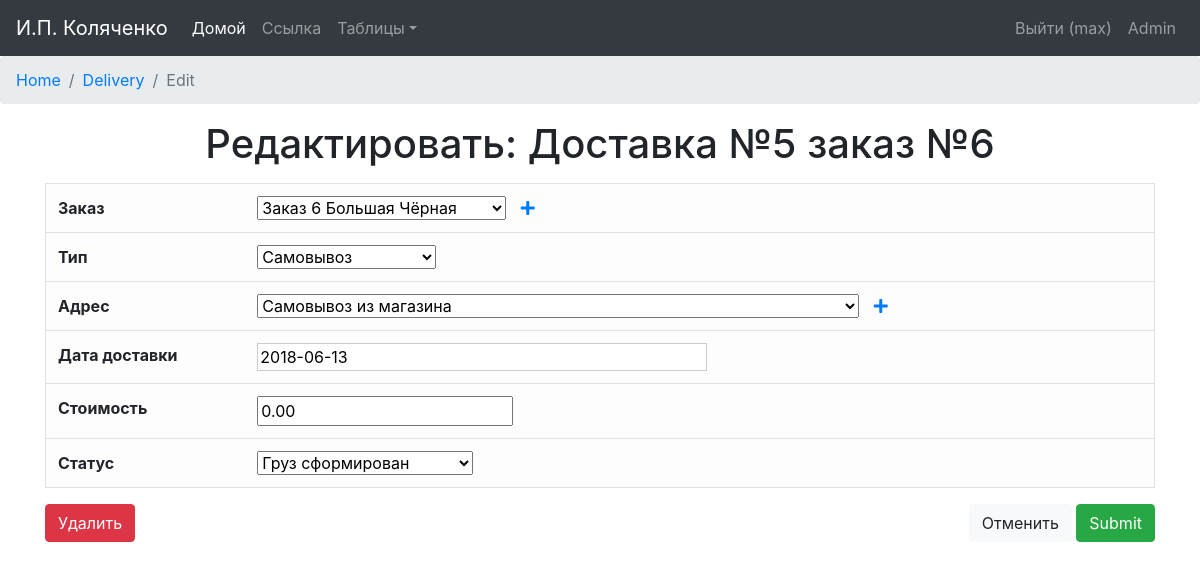
/delivery/edit/5 (signed in), run on the app's committed database.
### orders/models.py (models this page shows)
class Delivery(models.Model):
    NONE = 'В обработке'
    CONFIRMED = 'Подтверждён'
    FORMED = 'Сформирован'
    DELIVERED = 'Доставляется'
    RECEIVED = 'Доставлено'
    CANCEL = 'Отмена'
    DELIVERY_STATUSES = (
        (NONE, 'В обработке'),
        (CONFIRMED, 'Доставка подтверждена'),
        (FORMED, 'Груз сформирован'),
        (DELIVERED, 'В пути'),
        (RECEIVED, 'Доставлено'),
        (CANCEL, 'Доставка отменена'),
    )
    delivery_order = models.ForeignKey('Order', related_name='delivery_order')
    delivery_type = models.ForeignKey(DeliveryType)
    delivery_address = models.ForeignKey(Address)
    delivery_date = models.DateField('Дата доставки', blank=False)
    delivery_price = models.DecimalField('Стоимость доставки', max_digits=10, decimal_places=2, default=0,
                                         validators=[MinValueValidator(0, "Введите положительное число"),
                                                     DecimalValidator(10, 2)])
    delivery_status = models.CharField('Статус доставки', max_length=12, choices=DELIVERY_STATUSES, default=NONE)
    is_active = models.BooleanField(IS_ACTIVE, default=True)
    created = models.DateTimeField(CREATED, auto_now_add=True, auto_now=False)
    updated = models.DateTimeField(UPDATED, auto_now_add=False, auto_now=True)
    def __str__(self):
        return "Доставка №%s заказ №%s" % (self.id, self.delivery_order_id)
    class Meta:
        verbose_name = 'Доставка'
        verbose_name_plural = 'Доставки'
        ordering = ["-updated"]

### orders/views.py (the view, shortened to what this page needs)
# urls.py: url(r'^delivery/edit/(?P<delivery_id>[\w-]+)$', views.delivery_edit, name='delivery_edit'),
@login_required
def delivery_edit(request, delivery_id):
    delivery = Delivery.objects.get(id=delivery_id)
    form = DeliveryForm(instance=delivery)
    return render(request, "Delivery/delivery_edit.html", locals())

### orders/forms.py
class DeliveryForm(ModelForm):
    delivery_order = forms.ModelChoiceField(queryset=Order.objects.filter(is_active=True))
    delivery_type = forms.ModelChoiceField(queryset=DeliveryType.objects.filter(is_active=True))
    delivery_address = forms.ModelChoiceField(queryset=Address.objects.filter(is_active=True))
    class Meta:
        model = Delivery
        fields = ["delivery_order", "delivery_type", "delivery_address", "delivery_date", "delivery_price",
                  "delivery_status"]

### orders/context_processors.py (called while the page is built)
def getting_username(request):
    username = auth.get_user(request).username
    return locals()

### orders/models.py (called while the page is built)
    def __str__(self):
        return "%s" % self.type_name

    def __str__(self):
        return "%s %s" % (self.address_street, self.address_house)

    def __str__(self):
        return "Заказ %s %s" % (self.id, self.store.store_name)

### templates/Delivery/delivery_edit.html (shortened to what this page needs)
{% extends "base.html" %}
{% block content %}
    <nav aria-label="breadcrumb">
        <ol class="breadcrumb">
            <li class="breadcrumb-item"><a href="{% url "home_page" %}">Home</a></li>
            <li class="breadcrumb-item"><a href="{% url "delivery_out" %}">Delivery</a></li>
            <li class="breadcrumb-item active" aria-current="page">Edit</li>
        </ol>
    </nav>
    <div class="container">
        <h1>Редактировать: {{ delivery }}</h1>
    </div>
    <div class="container">
        <form action="" method="post">
            <table class="table table-light border" align="center">
                <tr>
                    <th>Заказ</th>
                    <td>{{ form.delivery_order }} <a href="{% url "order_add" %}"><i class="fas fa-plus home-icon"
                                                                                     title="Добавить заказ"></i></a>
                    </td>
                </tr>
                <tr>
                    <th>Тип</th>
                    <td>{{ form.delivery_type }}</td>
                </tr>
                <tr>
                    <th>Адрес</th>
                    <td>{{ form.delivery_address }} <a href="{% url "address_add" %}" target="_blank"><i
                            class="fas fa-plus home-icon" title="Добавить адрес"></i></a></td>
                </tr>
                <tr>
                    <th>Дата доставки</th>
                    <td>{{ form.delivery_date }}</td>
                </tr>
                <tr>
                    <th>Стоимость</th>
                    <td>{{ form.delivery_price }}</td>
                </tr>
                <tr>
                    <th>Статус</th>
                    <td>{{ form.delivery_status }}</td>
                </tr>
            </table>
            <p>
            <div class="row">
                <div class="col"><a href="{% url "delivery_delete" delivery.id %}"><input type="button"
                                                                                          class="btn btn-danger"
                                                                                          value="Удалить"></a></div>
                <div class="col" align="right"><a href="../../../delivery"><input type="button" class="btn btn-light"
                                                                                  value="Отменить"></a>
                    <a href="../../../delivery"><input type="submit" class="btn btn-success"></a></div>
            </div>
            </p>
        </form>
    </div>
{% endblock content %}

### templates/navbar.html (shortened to what this page needs)
{% load static %}
<nav class="navbar navbar-expand-lg navbar-dark bg-dark">
    <a class="navbar-brand" href="{% url "home_page" %}">И.П. Коляченко</a>
    <div class="collapse navbar-collapse" id="navbarsExample05">
        <ul class="navbar-nav mr-auto">
            <li class="nav-item active">
                <a class="nav-link" href="{% url "home_page" %}">Домой <span class="sr-only">(current)</span></a>
            </li>
            <li class="nav-item">
                <a class="nav-link" href="#">Ссылка</a>
            </li>
            <li class="nav-item dropdown">
                <a class="nav-link dropdown-toggle" href="http://example.com" id="dropdown05" data-toggle="dropdown"
                   aria-haspopup="true" aria-expanded="false">Таблицы</a>
            </li>
        </ul>
        <form class="form-inline my-2 my-md-0">
            <ul class="nav navbar-nav navbar-right">
                {% if username %}
                    <li class="nav-item nav-top-item">
                        <a class="nav-link nav-top-link" href="{% url "logout" %}">
                            Выйти ({{ username }})</a>
                    </li>
                    <li class="nav-item nav-top-item">
                        <a class="nav-link nav-top-link" href="admin/">
                            Admin</a>
                    </li>
                {% else %}
                    <li class="nav-item nav-top-item">
                        <a class="nav-link nav-top-link" href="{% url "login" %}">
                            <i class="fa fa-sign-in" aria-hidden="true"></i> Войти</a>
                    </li>
                {% endif %}
            </ul>
        </form>
    </div>
</nav>

### static/static_dev/css/main.css (style rules this page uses)
.home-icon { padding-left: 10px; }
input[type="text"] { max-width: 450px; width: 450px; border: 1px solid #cccccc; //цвет рамки border-radius: 3px; //закругление углов (общее) -webkit-border-radius: 3px; //закругление углов (Google Chrome) -moz-border-radius: 3px; //закругление углов (FireFox) -khtml-border-radius: 3px; //закругление углов (Safari) background: #ffffff !important; // желательно прописывать, так как в Chrome при сохранных данных оно может быть желтым outline: none; // удаляет обводку в браузерах хром(желтая) и сафари(синяя) height: 24px; // высота на свое усмотрение min-width: 50px; // ширина на свое усмотрение color: #cccccc; //цвет шрифта в обычном состоянии font-size: 11px; // Размер шрифта font-family: Tahoma; // Стиль шрифта }

### static/static_dev/css/base.css (style rules this page uses)
html, body { height: 100%; max-height: 100%; }
h1 { margin-top: 15px; margin-bottom: 15px; text-align: center; }

### data on the page
Delivery: id+delivery_order "Доставка №5 заказ №6", delivery_order "Заказ 6 Большая Чёрная", delivery_type "Самовывоз", delivery_address "Самовывоз из магазина", delivery_date "2018-06-13", delivery_price "0.00", delivery_status "Груз сформирован"

### other printed values
{{ username }} "max"
